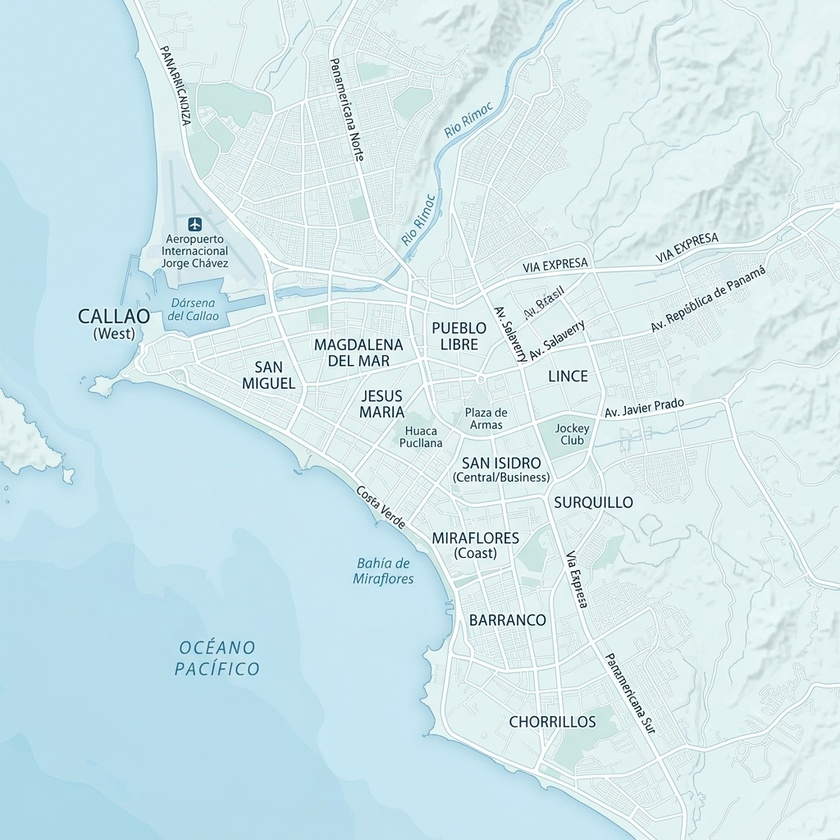
#> input picture img/map-bg-login.jpg, 840 x 840 px, shrunk from 1024 x 1024 before the run
$ python remove_bg.py img/map-bg-login.jpg img/map-dark.jpg
#> lines starting #> are read from the running program, lines starting #| are printed output that depends on the picture
import sys
from PIL import Image

def remove_background(input_path, output_path):
#> called with input_path = 'img/map-bg-login.jpg', output_path = 'img/map-dark.jpg'
    img = Image.open(input_path).convert("RGBA")

    # Get image data
    data = list(img.getdata())
#> data = 705600 items
    width, height = img.size
#> width = 840; height = 840

    # We'll do a simple heuristic: if a pixel is perfectly white (or very close),
    # we make it transparent, but ONLY if it's near the edges or we just use flood fill.
    # Actually, PIL ImageDraw floodfill operates on colors.
    # A better approach: Floodfill from the 4 corners.
    from PIL import ImageDraw

    # Create a copy to flood fill with a unique transparent color
    transparent = (255, 255, 255, 0)

    # We will flood fill starting from (0,0) replacing white with transparent
    # The floodfill in PIL replaces color EXACTLY matching. The background might have slight compression artifacts.
    # Let's do a tolerance-based flood fill manually.

    def flood_fill(x, y, target_color, replacement_color, tolerance=10):
        stack = [(x, y)]
        visited = set()

        while stack:
            cx, cy = stack.pop()
            if (cx, cy) in visited:
                continue
            visited.add((cx, cy))

            idx = cy * width + cx
            r, g, b, a = data[idx]

            # Check if within tolerance
            if abs(r - target_color[0]) <= tolerance and \
               abs(g - target_color[1]) <= tolerance and \
               abs(b - target_color[2]) <= tolerance and a > 0:

                data[idx] = replacement_color

                # Add neighbors
                if cx > 0: stack.append((cx - 1, cy))
                if cx < width - 1: stack.append((cx + 1, cy))
                if cy > 0: stack.append((cx, cy - 1))
                if cy < height - 1: stack.append((cx, cy + 1))

    # Target color is the color of pixel 0,0
    target_color = data[0]
#> target_color = (197, 229, 240, 255)

    # Flood fill from all 4 corners just in case
    flood_fill(0, 0, target_color, transparent, tolerance=15)
#> the loop in flood_fill, `while stack:` made 812363 passes
#> (r, g, b) on passes 1 to 3: (197, 229, 240), (197, 229, 240), (197, 229, 240)
#> after the loop in flood_fill, `while stack:`: stack = []; visited = 212538 items
    flood_fill(width-1, 0, target_color, transparent, tolerance=15)
#> the loop in flood_fill (call 2), `while stack:` made 1 pass
#> (r, g, b, a) on pass 1: (227, 243, 243, 255)
    flood_fill(0, height-1, target_color, transparent, tolerance=15)
    flood_fill(width-1, height-1, target_color, transparent, tolerance=15)

    img.putdata(data)
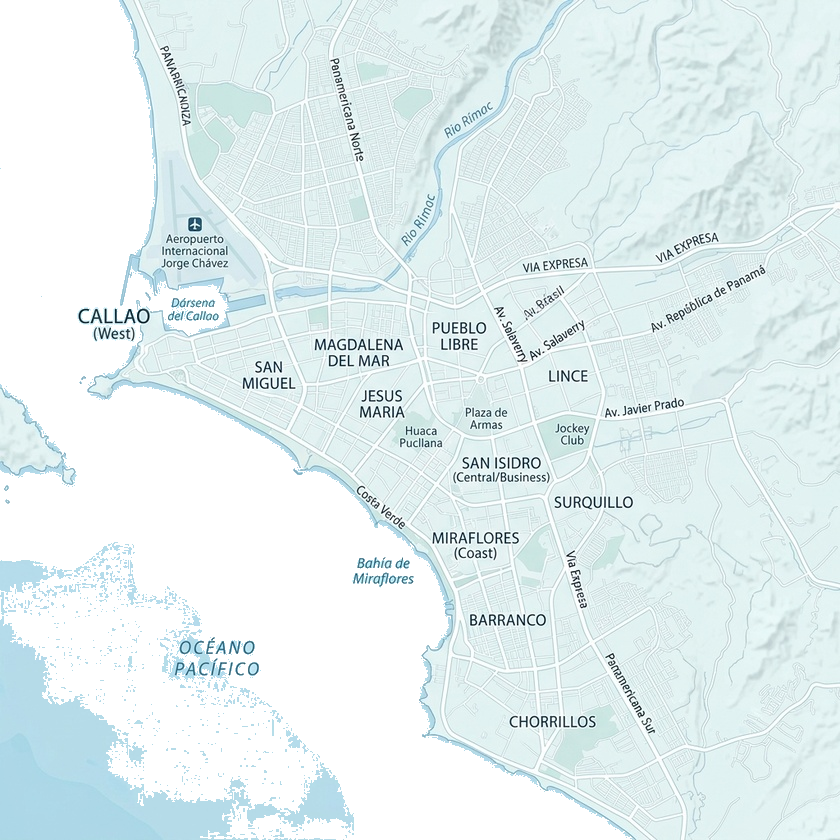
#> img: PIL image 840x840 RGBA; mean R, G, B, A 226.8, 239.3, 240.5, 181.5; transparent parts drawn white
    img.save(output_path, "PNG")

if __name__ == "__main__":
    remove_background(sys.argv[1], sys.argv[2])
